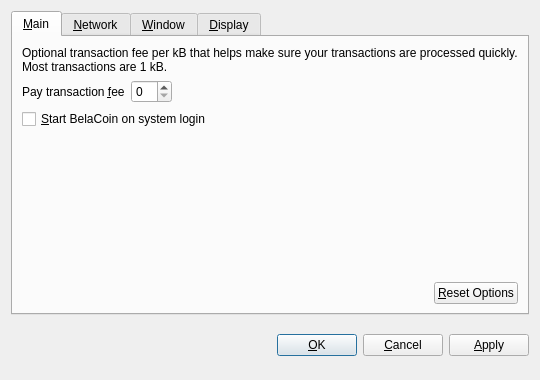
<?xml version="1.0" encoding="UTF-8"?>
<ui version="4.0">
 <class>OptionsDialog</class>
 <widget class="QDialog" name="OptionsDialog">
  <property name="geometry">
   <rect>
    <x>0</x>
    <y>0</y>
    <width>540</width>
    <height>380</height>
   </rect>
  </property>
  <property name="windowTitle">
   <string>Options</string>
  </property>
  <property name="modal">
   <bool>true</bool>
  </property>
  <layout class="QVBoxLayout" name="verticalLayout">
   <item>
    <widget class="QTabWidget" name="tabWidget">
     <property name="tabPosition">
      <enum>QTabWidget::North</enum>
     </property>
     <property name="currentIndex">
      <number>0</number>
     </property>
     <widget class="QWidget" name="tabMain">
      <attribute name="title">
       <string>&amp;Main</string>
      </attribute>
      <layout class="QVBoxLayout" name="verticalLayout_Main">
       <item>
        <widget class="QLabel" name="transactionFeeInfoLabel">
         <property name="text">
          <string>Optional transaction fee per kB that helps make sure your transactions are processed quickly. Most transactions are 1 kB.</string>
         </property>
         <property name="textFormat">
          <enum>Qt::PlainText</enum>
         </property>
         <property name="wordWrap">
          <bool>true</bool>
         </property>
        </widget>
       </item>
       <item>
        <layout class="QHBoxLayout" name="horizontalLayout_1_Main">
         <item>
          <widget class="QLabel" name="transactionFeeLabel">
           <property name="text">
            <string>Pay transaction &amp;fee</string>
           </property>
           <property name="textFormat">
            <enum>Qt::PlainText</enum>
           </property>
           <property name="buddy">
            <cstring>transactionFee</cstring>
           </property>
          </widget>
         </item>
         <item>
          <widget class="BitcoinAmountField" name="transactionFee"/>
         </item>
         <item>
          <spacer name="horizontalSpacer_1_Main">
           <property name="orientation">
            <enum>Qt::Horizontal</enum>
           </property>
           <property name="sizeHint" stdset="0">
            <size>
             <width>40</width>
             <height>20</height>
            </size>
           </property>
          </spacer>
         </item>
        </layout>
       </item>
       <item>
        <widget class="QCheckBox" name="bitcoinAtStartup">
         <property name="toolTip">
          <string>Automatically start BelaCoin after logging in to the system.</string>
         </property>
         <property name="text">
          <string>&amp;Start BelaCoin on system login</string>
         </property>
        </widget>
       </item>
       <item>
        <spacer name="verticalSpacer_Main">
         <property name="orientation">
          <enum>Qt::Vertical</enum>
         </property>
         <property name="sizeHint" stdset="0">
          <size>
           <width>20</width>
           <height>40</height>
          </size>
         </property>
        </spacer>
       </item>
       <item>
        <layout class="QHBoxLayout" name="horizontalLayout_2_Main">
         <item>
          <spacer name="horizontalSpacer_2_Main">
           <property name="orientation">
            <enum>Qt::Horizontal</enum>
           </property>
           <property name="sizeHint" stdset="0">
            <size>
             <width>40</width>
             <height>20</height>
            </size>
           </property>
          </spacer>
         </item>
         <item>
          <widget class="QPushButton" name="resetButton">
           <property name="toolTip">
            <string>Reset all client options to default.</string>
           </property>
           <property name="text">
            <string>&amp;Reset Options</string>
           </property>
           <property name="autoDefault">
            <bool>false</bool>
           </property>
          </widget>
         </item>
        </layout>
       </item>
      </layout>
     </widget>
     <widget class="QWidget" name="tabNetwork">
      <attribute name="title">
       <string>&amp;Network</string>
      </attribute>
      <layout class="QVBoxLayout" name="verticalLayout_Network">
       <item>
        <widget class="QCheckBox" name="mapPortUpnp">
         <property name="toolTip">
          <string>Automatically open the BelaCoin client port on the router. This only works when your router supports UPnP and it is enabled.</string>
         </property>
         <property name="text">
          <string>Map port using &amp;UPnP</string>
         </property>
        </widget>
       </item>
       <item>
        <widget class="QCheckBox" name="connectSocks">
         <property name="toolTip">
          <string>Connect to the BelaCoin network through a SOCKS proxy (e.g. when connecting through Tor).</string>
         </property>
         <property name="text">
          <string>&amp;Connect through SOCKS proxy:</string>
         </property>
        </widget>
       </item>
       <item>
        <layout class="QHBoxLayout" name="horizontalLayout_Network">
         <item>
          <widget class="QLabel" name="proxyIpLabel">
           <property name="text">
            <string>Proxy &amp;IP:</string>
           </property>
           <property name="textFormat">
            <enum>Qt::PlainText</enum>
           </property>
           <property name="buddy">
            <cstring>proxyIp</cstring>
           </property>
          </widget>
         </item>
         <item>
          <widget class="QValidatedLineEdit" name="proxyIp">
           <property name="maximumSize">
            <size>
             <width>140</width>
             <height>16777215</height>
            </size>
           </property>
           <property name="toolTip">
            <string>IP address of the proxy (e.g. 127.0.0.1)</string>
           </property>
          </widget>
         </item>
         <item>
          <widget class="QLabel" name="proxyPortLabel">
           <property name="text">
            <string>&amp;Port:</string>
           </property>
           <property name="textFormat">
            <enum>Qt::PlainText</enum>
           </property>
           <property name="buddy">
            <cstring>proxyPort</cstring>
           </property>
          </widget>
         </item>
         <item>
          <widget class="QLineEdit" name="proxyPort">
           <property name="maximumSize">
            <size>
             <width>55</width>
             <height>16777215</height>
            </size>
           </property>
           <property name="toolTip">
            <string>Port of the proxy (e.g. 9050)</string>
           </property>
          </widget>
         </item>
         <item>
          <widget class="QLabel" name="socksVersionLabel">
           <property name="text">
            <string>SOCKS &amp;Version:</string>
           </property>
           <property name="textFormat">
            <enum>Qt::PlainText</enum>
           </property>
           <property name="buddy">
            <cstring>socksVersion</cstring>
           </property>
          </widget>
         </item>
         <item>
          <widget class="QValueComboBox" name="socksVersion">
           <property name="toolTip">
            <string>SOCKS version of the proxy (e.g. 5)</string>
           </property>
          </widget>
         </item>
         <item>
          <spacer name="horizontalSpacer_Network">
           <property name="orientation">
            <enum>Qt::Horizontal</enum>
           </property>
           <property name="sizeHint" stdset="0">
            <size>
             <width>40</width>
             <height>20</height>
            </size>
           </property>
          </spacer>
         </item>
        </layout>
       </item>
       <item>
        <spacer name="verticalSpacer_Network">
         <property name="orientation">
          <enum>Qt::Vertical</enum>
         </property>
         <property name="sizeHint" stdset="0">
          <size>
           <width>20</width>
           <height>40</height>
          </size>
         </property>
        </spacer>
       </item>
      </layout>
     </widget>
     <widget class="QWidget" name="tabWindow">
      <attribute name="title">
       <string>&amp;Window</string>
      </attribute>
      <layout class="QVBoxLayout" name="verticalLayout_Window">
       <item>
        <widget class="QCheckBox" name="minimizeToTray">
         <property name="toolTip">
          <string>Show only a tray icon after minimizing the window.</string>
         </property>
         <property name="text">
          <string>&amp;Minimize to the tray instead of the taskbar</string>
         </property>
        </widget>
       </item>
       <item>
        <widget class="QCheckBox" name="minimizeOnClose">
         <property name="toolTip">
          <string>Minimize instead of exit the application when the window is closed. When this option is enabled, the application will be closed only after selecting Quit in the menu.</string>
         </property>
         <property name="text">
          <string>M&amp;inimize on close</string>
         </property>
        </widget>
       </item>
       <item>
        <spacer name="verticalSpacer_Window">
         <property name="orientation">
          <enum>Qt::Vertical</enum>
         </property>
         <property name="sizeHint" stdset="0">
          <size>
           <width>20</width>
           <height>40</height>
          </size>
         </property>
        </spacer>
       </item>
      </layout>
     </widget>
     <widget class="QWidget" name="tabDisplay">
      <attribute name="title">
       <string>&amp;Display</string>
      </attribute>
      <layout class="QVBoxLayout" name="verticalLayout_Display">
       <item>
        <layout class="QHBoxLayout" name="horizontalLayout_1_Display">
         <item>
          <widget class="QLabel" name="langLabel">
           <property name="text">
            <string>User Interface &amp;language:</string>
           </property>
           <property name="textFormat">
            <enum>Qt::PlainText</enum>
           </property>
           <property name="buddy">
            <cstring>lang</cstring>
           </property>
          </widget>
         </item>
         <item>
          <widget class="QValueComboBox" name="lang">
           <property name="toolTip">
            <string>The user interface language can be set here. This setting will take effect after restarting BelaCoin.</string>
           </property>
          </widget>
         </item>
        </layout>
       </item>
       <item>
        <layout class="QHBoxLayout" name="horizontalLayout_2_Display">
         <item>
          <widget class="QLabel" name="unitLabel">
           <property name="text">
            <string>&amp;Unit to show amounts in:</string>
           </property>
           <property name="textFormat">
            <enum>Qt::PlainText</enum>
           </property>
           <property name="buddy">
            <cstring>unit</cstring>
           </property>
          </widget>
         </item>
         <item>
          <widget class="QValueComboBox" name="unit">
           <property name="toolTip">
            <string>Choose the default subdivision unit to show in the interface and when sending coins.</string>
           </property>
          </widget>
         </item>
        </layout>
       </item>
       <item>
        <widget class="QCheckBox" name="displayAddresses">
         <property name="toolTip">
          <string>Whether to show BelaCoin addresses in the transaction list or not.</string>
         </property>
         <property name="text">
          <string>&amp;Display addresses in transaction list</string>
         </property>
        </widget>
       </item>
       <item>
        <widget class="QCheckBox" name="coinControlFeatures">
         <property name="toolTip">
          <string>Whether to show coin control features or not.</string>
         </property>
         <property name="text">
          <string>Display coin &amp;control features (experts only!)</string>
         </property>
        </widget>
       </item>
       <item>
        <spacer name="verticalSpacer_Display">
         <property name="orientation">
          <enum>Qt::Vertical</enum>
         </property>
         <property name="sizeHint" stdset="0">
          <size>
           <width>20</width>
           <height>40</height>
          </size>
         </property>
        </spacer>
       </item>
      </layout>
     </widget>
    </widget>
   </item>
   <item>
    <layout class="QHBoxLayout" name="horizontalLayout_Buttons">
     <item>
      <spacer name="horizontalSpacer_1">
       <property name="orientation">
        <enum>Qt::Horizontal</enum>
       </property>
       <property name="sizeHint" stdset="0">
        <size>
         <width>40</width>
         <height>48</height>
        </size>
       </property>
      </spacer>
     </item>
     <item>
      <widget class="QLabel" name="statusLabel">
       <property name="font">
        <font>
         <weight>75</weight>
         <bold>true</bold>
        </font>
       </property>
       <property name="text">
        <string/>
       </property>
       <property name="textFormat">
        <enum>Qt::PlainText</enum>
       </property>
       <property name="wordWrap">
        <bool>true</bool>
       </property>
      </widget>
     </item>
     <item>
      <spacer name="horizontalSpacer_2">
       <property name="orientation">
        <enum>Qt::Horizontal</enum>
       </property>
       <property name="sizeHint" stdset="0">
        <size>
         <width>40</width>
         <height>48</height>
        </size>
       </property>
      </spacer>
     </item>
     <item>
      <widget class="QPushButton" name="okButton">
       <property name="text">
        <string>&amp;OK</string>
       </property>
      </widget>
     </item>
     <item>
      <widget class="QPushButton" name="cancelButton">
       <property name="text">
        <string>&amp;Cancel</string>
       </property>
       <property name="autoDefault">
        <bool>false</bool>
       </property>
      </widget>
     </item>
     <item>
      <widget class="QPushButton" name="applyButton">
       <property name="text">
        <string>&amp;Apply</string>
       </property>
       <property name="autoDefault">
        <bool>false</bool>
       </property>
      </widget>
     </item>
    </layout>
   </item>
  </layout>
 </widget>
 <customwidgets>
  <customwidget>
   <class>BitcoinAmountField</class>
   <extends>QSpinBox</extends>
   <header>bitcoinamountfield.h</header>
  </customwidget>
  <customwidget>
   <class>QValueComboBox</class>
   <extends>QComboBox</extends>
   <header>qvaluecombobox.h</header>
  </customwidget>
  <customwidget>
   <class>QValidatedLineEdit</class>
   <extends>QLineEdit</extends>
   <header>qvalidatedlineedit.h</header>
  </customwidget>
 </customwidgets>
 <resources/>
 <connections/>
</ui>
